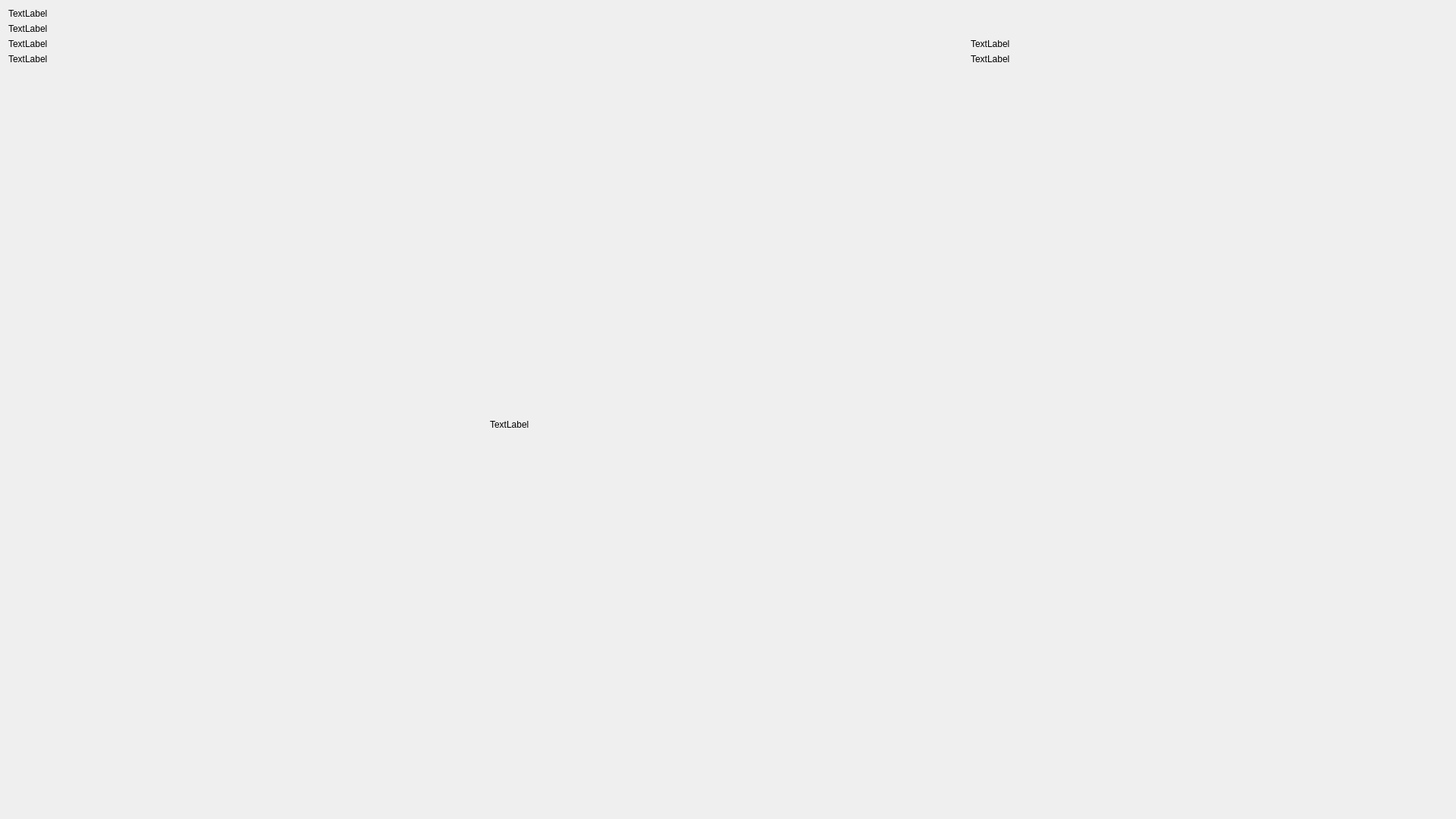
<?xml version="1.0" encoding="UTF-8"?>
<ui version="4.0">
 <class>Form</class>
 <widget class="QWidget" name="Form">
  <property name="geometry">
   <rect>
    <x>0</x>
    <y>0</y>
    <width>1920</width>
    <height>1080</height>
   </rect>
  </property>
  <property name="minimumSize">
   <size>
    <width>0</width>
    <height>0</height>
   </size>
  </property>
  <property name="windowTitle">
   <string>Form</string>
  </property>
  <layout class="QVBoxLayout" name="vlayout">
   <item>
    <layout class="QVBoxLayout" name="global_vlayout">
     <item>
      <widget class="QLabel" name="trace_name">
       <property name="maximumSize">
        <size>
         <width>16777215</width>
         <height>60</height>
        </size>
       </property>
       <property name="text">
        <string>TextLabel</string>
       </property>
      </widget>
     </item>
     <item>
      <widget class="QLabel" name="debate_title">
       <property name="maximumSize">
        <size>
         <width>16777215</width>
         <height>60</height>
        </size>
       </property>
       <property name="text">
        <string>TextLabel</string>
       </property>
      </widget>
     </item>
     <item>
      <layout class="QHBoxLayout" name="hlayout">
       <item>
        <layout class="QVBoxLayout" name="pros_vlayout">
         <item>
          <widget class="QLabel" name="pros_debate">
           <property name="maximumSize">
            <size>
             <width>16777215</width>
             <height>40</height>
            </size>
           </property>
           <property name="text">
            <string>TextLabel</string>
           </property>
          </widget>
         </item>
         <item>
          <widget class="QLabel" name="pros_name">
           <property name="maximumSize">
            <size>
             <width>16777215</width>
             <height>40</height>
            </size>
           </property>
           <property name="text">
            <string>TextLabel</string>
           </property>
          </widget>
         </item>
         <item>
          <layout class="QHBoxLayout" name="pros_hlayout">
           <item>
            <spacer name="verticalSpacer_2">
             <property name="orientation">
              <enum>Qt::Vertical</enum>
             </property>
             <property name="sizeHint" stdset="0">
              <size>
               <width>20</width>
               <height>40</height>
              </size>
             </property>
            </spacer>
           </item>
           <item>
            <layout class="QVBoxLayout" name="pros_clock_vlayout"/>
           </item>
          </layout>
         </item>
        </layout>
       </item>
       <item>
        <layout class="QVBoxLayout" name="mid_vlayout">
         <item>
          <widget class="QLabel" name="turn_name">
           <property name="maximumSize">
            <size>
             <width>16777215</width>
             <height>80</height>
            </size>
           </property>
           <property name="text">
            <string>TextLabel</string>
           </property>
          </widget>
         </item>
        </layout>
       </item>
       <item>
        <layout class="QVBoxLayout" name="cons_vlayout">
         <item>
          <widget class="QLabel" name="cons_debate">
           <property name="maximumSize">
            <size>
             <width>16777215</width>
             <height>40</height>
            </size>
           </property>
           <property name="text">
            <string>TextLabel</string>
           </property>
          </widget>
         </item>
         <item>
          <widget class="QLabel" name="cons_name">
           <property name="maximumSize">
            <size>
             <width>16777215</width>
             <height>40</height>
            </size>
           </property>
           <property name="text">
            <string>TextLabel</string>
           </property>
          </widget>
         </item>
         <item>
          <layout class="QHBoxLayout" name="cons_hlayout">
           <item>
            <layout class="QVBoxLayout" name="cons_clock_vlayout"/>
           </item>
           <item>
            <spacer name="verticalSpacer">
             <property name="orientation">
              <enum>Qt::Vertical</enum>
             </property>
             <property name="sizeHint" stdset="0">
              <size>
               <width>20</width>
               <height>40</height>
              </size>
             </property>
            </spacer>
           </item>
          </layout>
         </item>
        </layout>
       </item>
      </layout>
     </item>
    </layout>
   </item>
  </layout>
 </widget>
 <resources/>
 <connections/>
 <slots>
  <slot>clicked()</slot>
 </slots>
</ui>
